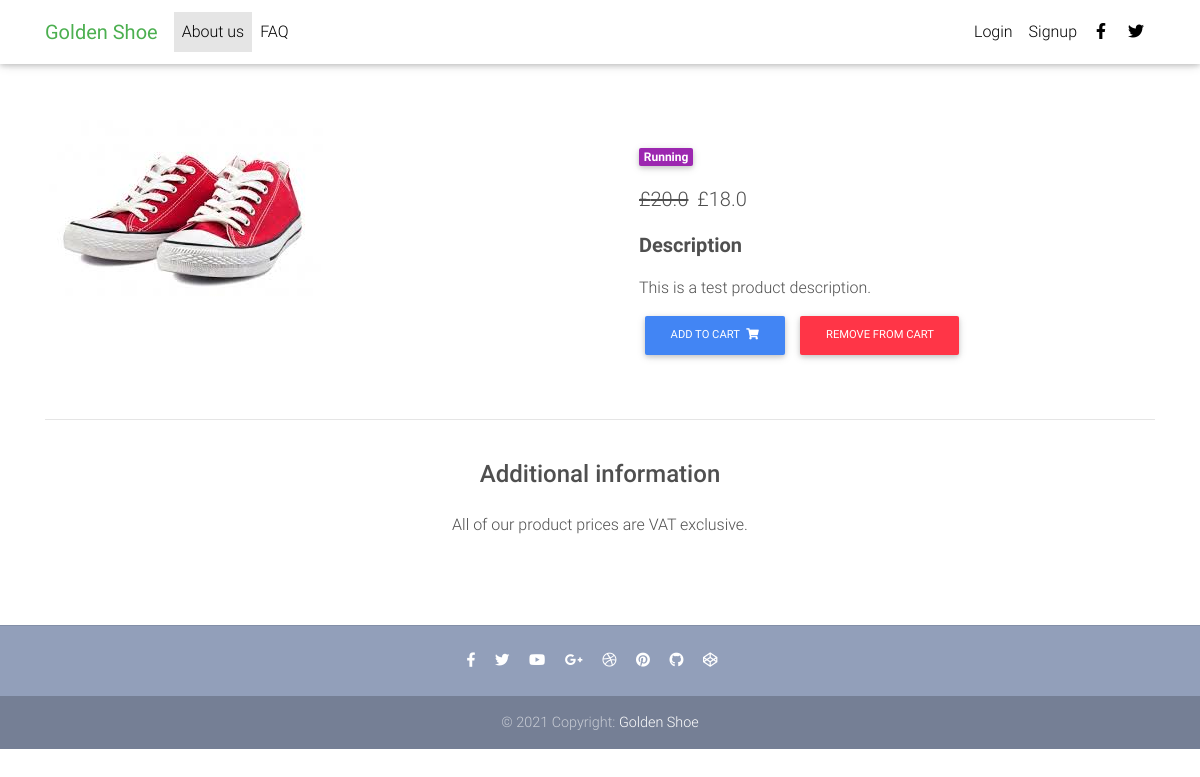
The page /product/test-product-2/ on the database its author committed.
### core/models.py (models this page shows, shortened)
class Item(models.Model):
    title = models.CharField(max_length = 100)
    price = models.FloatField()
    discount_price = models.FloatField(blank=True, null=True)
    category = models.CharField(choices=CATEGORY_CHOICES, max_length=2)
    label = models.CharField(choices=LABEL_CHOICES, max_length=1)
    slug = models.SlugField()
    description = models.TextField()
    out_of_stock = models.BooleanField(default=False)
    def get_add_to_cart_url(self):
        return reverse("core:add-to-cart", kwargs={'slug':self.slug})
    def get_remove_from_cart_url(self):
        return reverse("core:remove-from-cart", kwargs={'slug':self.slug})

### core/views.py (the view)
# urls.py: path('product/<slug>/', ItemDetailView.as_view(), name='product'),
class ItemDetailView(DetailView):
    model = Item
    template_name = "product-page.html"

### templates/product-page.html (shortened to what this page needs)
{% load static %}
<!DOCTYPE html>
<html lang="en">
<head>
  <link rel="stylesheet" href="https://use.fontawesome.com/releases/v5.11.2/css/all.css">
  <link href="{% static 'css/bootstrap.min.css' %}" rel="stylesheet">
  <link href="{% static 'css/mdb.min.css' %}" rel="stylesheet">
  <link href="{% static 'css/style.min.css' %}" rel="stylesheet">
</head>
<body>
  {% include "navbar.html" %}
  <main class="mt-5 pt-4">
    <div class="container dark-grey-text mt-5">
      <div class="row wow fadeIn">
        <div class="col-md-6 mb-4">
          <img class="img-fluid" alt="">
        </div>
        <div class="col-md-6 mb-4">
          <div class="p-4">
            <div class="mb-3">
              <a href="">
                <span class="badge purple mr-1">{{ object.get_category_display }}</span>
              </a>
            </div>
            <p class="lead">
              {% if object.discount_price %}
                <span class="mr-1">
                <del>£{{ object.price }}</del>
                </span>
                <span>£{{ object.discount_price }}</span>
                {% else %}
                  <span>£{{ object.price }}</span>
              {% endif %}
            </p>
            <p class="lead font-weight-bold">Description</p>
            <p>{{ object.description }}</p>
            <a href="{{ object.get_add_to_cart_url }}" class="btn btn-primary btn-md my-0 p">Add to cart
              <i class="fas fa-shopping-cart ml-1"></i>
            </a>
            <a href="{{ object.get_remove_from_cart_url }}" class="btn btn-danger btn-md my-0 p">Remove from cart
            </a>
          </div>
        </div>
      </div>
      <hr>
      <div class="row d-flex justify-content-center wow fadeIn">
        <div class="col-md-6 text-center">
          <h4 class="my-4 h4">Additional information</h4>
          <p>All of our product prices are VAT exclusive.</p>
        </div>
      </div>
      <div class="row wow fadeIn">
        <div class="col-lg-4 col-md-12 mb-4">
        </div>
        <div class="col-lg-4 col-md-6 mb-4">
        </div>
        <div class="col-lg-4 col-md-6 mb-4">
        </div>
      </div>
    </div>
  </main>
  {% include "footer.html" %}
</body>
</html>

### rows shown on the page
Item: category "Running", price "20.0", discount_price "18.0", description "This is a test product description."
